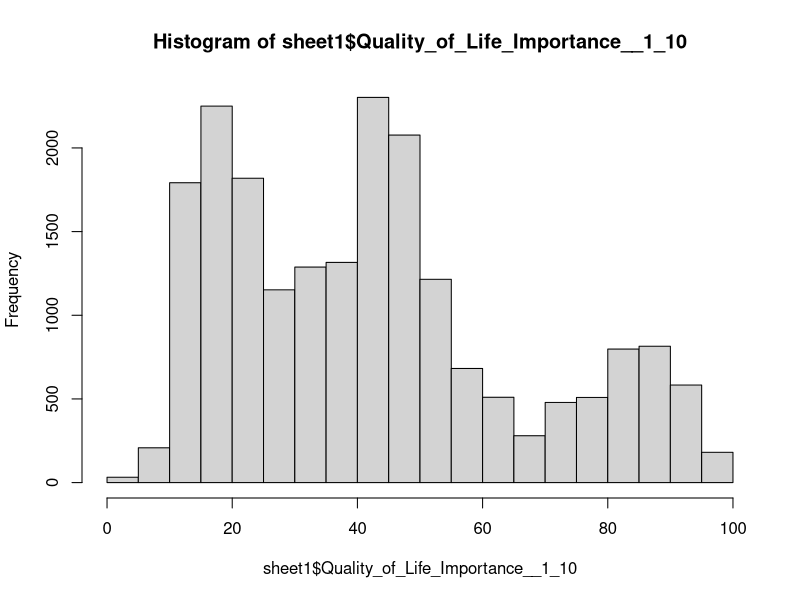

This chart was generated by the following R code: (Note: this script raises an error after producing the figure.)
## ---- chunk 1
library("dplyr")
library("magrittr")
library("readxl")
## ---- chunk 2
sheet1 <- read_excel(
  "data/dataset.xlsx",
  sheet = "Individuals",
  range = "A1:P27055"
)

sheet2 <- read_excel(
  "data/dataset.xlsx",
  sheet = "Carbon Footprint",
  range = "A2:N29"
)
## ---- chunk 3
hist(sheet1$Quality_of_Life_Importance__1_10)
## ---- chunk 4
cor(sheet1$Consumption, sheet1$Quality_of_Life_Importance__1_10)

## ---- chunk 5
sheet1[is.na(sheet1)] = 0 

sheet1 %>% head()
## ---- chunk 6
sheet2[is.na(sheet2)] = 0 

sheet2
## ---- chunk 7
sources <- c(
  "solar_powered_water_heater",
  "gas_water_heater",
  "electric_water_heater_peak_hour",
  "electric_water_heater_off_peak",
  "gas",
  "natural_gas",
  "hybrid",
  "electric_peak_hours",
  "electric_off_peak_hours",
  "jetfuel"
)

activities <- c(
  "Household heating => 70F","Household heating < 70F",
  "Use of heat pump","Use of air conditioner",
  "shower - short","shower - long (> 3 min)",
  "bath","wash-up",
  "use of dishwasher","use of clothes washer",
  "use of clothes dryer", "use of cooking range",
  "use of  oven","use of self-clean feature of electric oven",
  "Small kitchen appliance in the home", "TV/computer use",
  "air travel - large plane", "air travel - small  plane (<50 seats)",
  "car trips- self only", "car trips - driver and self",
  "car trips - 2+ people with multiple end points", "trips using public ground transportation",
  "bags of garbage disposed", "bags of recycling deposited (negative CF)",
  "bags of compost deposited (negative CF)","hazardous or electric items disposed",
  "large items disposed"
)
## ---- chunk 8
for (activity in activities) {
  cf_activity <- as.vector(unlist(sheet2[sheet2$Activity == activity, sources]))
  activity_sources <- sheet1[sheet1$Activity == activity, sources]
  result <- data.frame(mapply(`*`, activity_sources, cf_activity, SIMPLIFY = F)) 
  
  sheet1[sheet1$Activity == activity, sources] <- result
}
## ---- chunk 9
sheet1
## ---- chunk 10
sheet1 <- sheet1 %>%
  mutate(total_cf = Consumption * rowSums(.[,sources]))
  
## ---- chunk 11
sheet1 %>%
group_by(Indnum) %>% 
  summarise(total_QLI = sum(Quality_of_Life_Importance__1_10))
## ---- chunk 12
sheet1 %>%
group_by(Indnum) %>% 
  summarise(total_CI = sum(total_cf))
## ---- chunk 13
plot(sheet1$Quality_of_Life_Importance__1_10, sheet1$Consumption)
#lines(sheet1$Quality_of_Life_Importance__1_10, sheet1$Consumption)
## ---- chunk 14
boxplot(sheet1$Consumption)
## ---- chunk 15
boxplot(sheet1$Quality_of_Life_Importance__1_10)
## ---- chunk 16
sheet1 %>%
group_by(Activity) %>% 
  summarise(total_C = sum(Consumption)) -> C
C

## ---- chunk 17
sheet1 %>%
group_by(Activity) %>% 
  summarise(total_Cfa = sum(total_cf)) -> Cfa
Cfa
## ---- chunk 18
#plot(C$total_C,Cfa$total_Cfa)
## ---- chunk 19
summary(sheet1$Consumption)
## ---- chunk 20
filter(sheet1, sheet1$Consumption < 0)
## ---- chunk 21
summary(sheet1)
## ---- chunk 22
hist(sheet1$Consumption)
## ---- chunk 23
hist(sheet1$Quality_of_Life_Importance__1_10)
